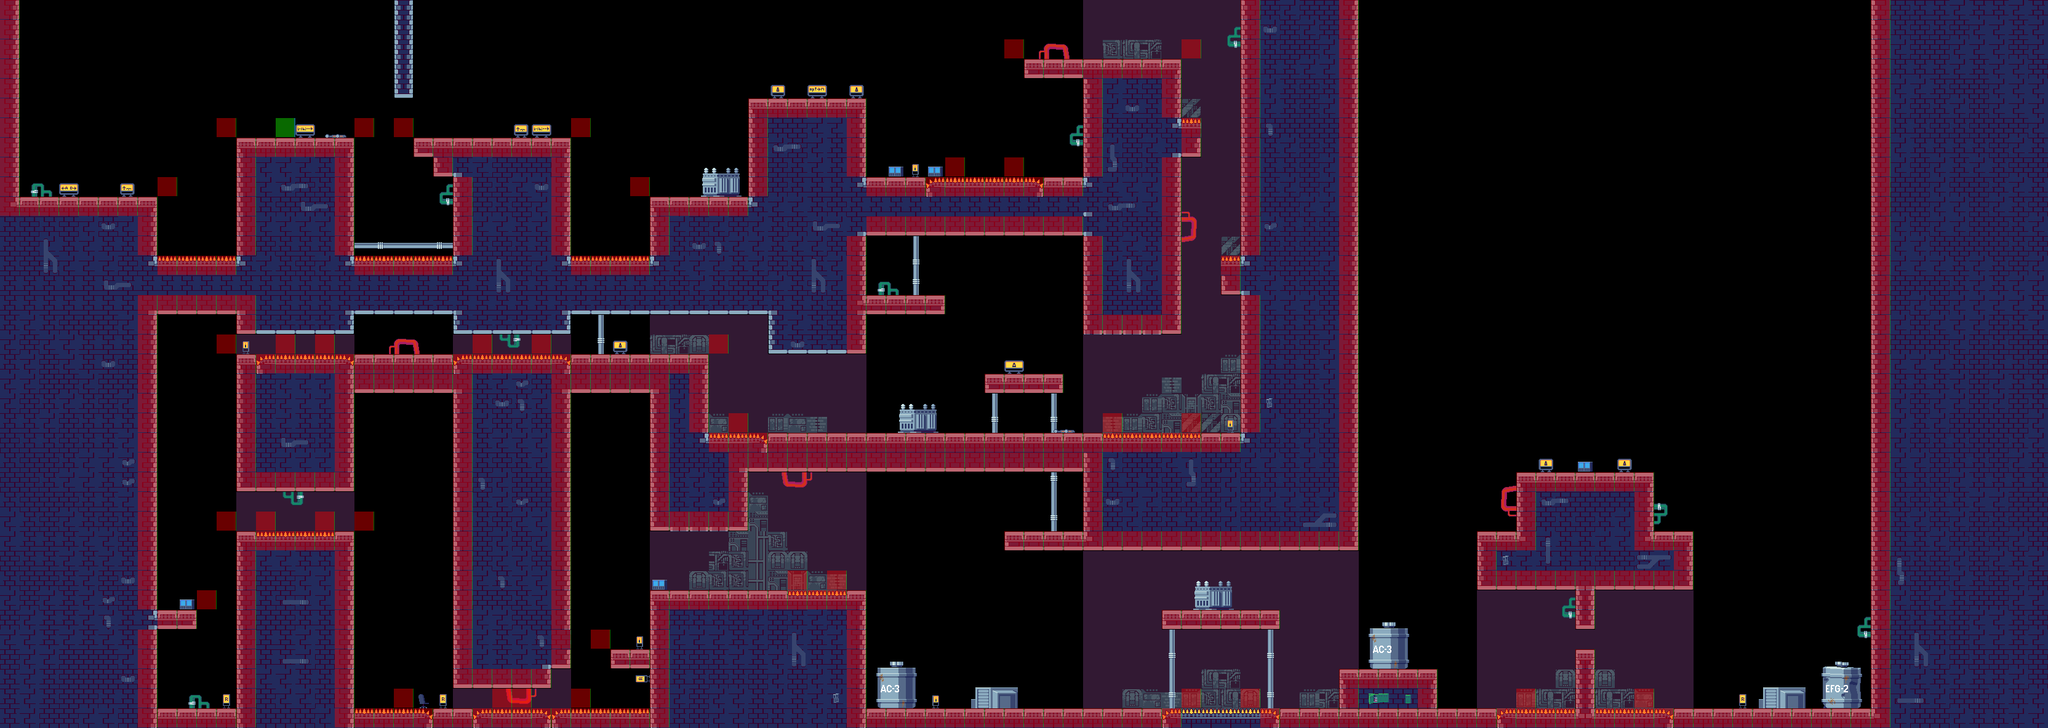

Rendered tile map (Tiled .tmx) drawn with the repository's tilesets; below, a short description and the map source with its tile grids summarised:
An orthogonal 104x37 tile map with 32x32 px tiles, 4 tile layers (bg, MainMap, Decorations, Navigation), 2 tilesets and 125 objects.

<map version="1.10" tiledversion="1.10.1" orientation="orthogonal" renderorder="right-down" width="104" height="37" tilewidth="32" tileheight="32" infinite="0" nextlayerid="14" nextobjectid="351">
 <editorsettings>
  <export target="Map.xml" format="tmx" />
 </editorsettings>
 <tileset firstgid="1" name="City night" tilewidth="32" tileheight="32" tilecount="144" columns="16">
  <image source="1 Tiles/Tileset.png" width="512" height="288" />
 </tileset>
 <tileset firstgid="145" source="MapMetadata.tsx" />
 <objectgroup id="8" name="Collisions" visible="0">
  <properties>
   <property name="Collisions" type="bool" value="true" />
   <property name="Draw" type="bool" value="false" />
  </properties>
  <object id="37" x="32.8182" y="320" width="213.404" />
  <object id="38" x="390.728" y="224" width="180.397" />
  <object id="39" x="676.969" y="224" width="244.485" />
  <object id="40" x="1061.31" y="320" width="154.693" />
  <object id="41" x="1224.72" y="160" width="174.091" />
  <object id="42" x="1408" y="288" width="128" />
  <object id="43" x="1408" y="480" width="120.091" />
  <object id="44" x="1216" y="704" width="574.497" />
  <object id="45" x="1638.63" y="864" width="121.375" />
  <object id="46" x="1378.5" y="960" width="25.5739" />
  <object id="52" x="1895.82" y="992" width="177.454" />
  <object id="53" x="1427.18" y="1085" width="59.1591" />
  <object id="54" x="1587.13" y="1117" width="64.125" />
  <object id="55" x="1579.38" y="1136" width="4.375" />
  <object id="57" x="2858.19" y="1136" width="5.8125" />
  <object id="58" x="2867.18" y="1117" width="63.6875" />
  <object id="60" x="2965.88" y="1084.25" width="54.4375" />
  <object id="61" x="2405.68" y="864" width="58.3182" />
  <object id="62" x="2469.63" y="768" width="212.375" />
  <object id="63" x="2688" y="864" width="58.5" />
  <object id="196" x="1673.33" y="96" width="240.67" />
  <object id="201" x="2181.78" y="1088" width="145.284" />
  <object id="202" x="2229.82" y="1021.45" width="55.2727" />
  <object id="222" x="256" y="1152" width="128" height="32" />
  <object id="255" x="672" y="1152" width="128" height="32" />
  <object id="256" x="864" y="1152" width="64" height="32" />
  <object id="257" x="996.909" y="1056" width="54.6364" height="0.181818" />
  <object id="258" x="1063" y="960" width="217" />
  <object id="259" x="1400.38" y="960" width="4.375" />
  <object id="260" x="388.5" y="864" width="27.5" />
  <object id="261" x="544" y="864" width="26.5" />
  <object id="264" x="1408" y="1152" width="512" height="32" />
  <object id="265" x="2048" y="1152" width="416" height="32" />
  <object id="266" x="2688" y="1152" width="352" height="32" />
  <object id="269" x="2562.73" y="1056" width="26.0909" />
  <object id="270" x="1952" y="704" width="64" />
  <object id="342" x="1664" y="288" width="96" />
  <object id="343" x="1605.64" y="608" width="116.364" />
  <object id="344" x="896" y="576" width="247.333" />
  <object id="345" x="544" y="576" width="224" />
  <object id="346" x="391" y="576" width="57" />
  <object id="348" x="256" y="992" width="59.25" />
 </objectgroup>
 <objectgroup id="10" name="Walls" visible="0">
  <properties>
   <property name="Walls" type="bool" value="true" />
  </properties>
  <object id="282" x="0" y="0" width="32" height="1184" />
  <object id="283" x="32" y="320" width="224" height="864" />
  <object id="284" x="256" y="448" width="128" height="64" />
  <object id="285" x="384" y="224" width="192" height="320" />
  <object id="286" x="384" y="576" width="64" height="224" />
  <object id="287" x="544" y="576" width="32" height="224" />
  <object id="288" x="448" y="608" width="96" height="192" />
  <object id="289" x="384" y="864" width="32" height="320" />
  <object id="290" x="544" y="864" width="32" height="320" />
  <object id="291" x="416" y="896" width="128" height="288" />
  <object id="292" x="640" y="0" width="32" height="159.667" />
  <object id="293" x="576" y="448" width="160" height="64" />
  <object id="294" x="576" y="576" width="160" height="64" />
  <object id="295" x="672" y="224" width="32" height="32" />
  <object id="296" x="704" y="224" width="32" height="64" />
  <object id="297" x="736" y="224" width="192" height="320" />
  <object id="298" x="736" y="576" width="32" height="544" />
  <object id="299" x="768" y="608" width="128" height="512" />
  <object id="300" x="896" y="576" width="32" height="512" />
  <object id="301" x="928" y="576" width="128" height="64" />
  <object id="302" x="928" y="448" width="128" height="64" />
  <object id="303" x="1056" y="320" width="160" height="192" />
  <object id="304" x="1216" y="160" width="192" height="352" />
  <object id="305" x="1248" y="512" width="160" height="64" />
  <object id="306" x="1056" y="576" width="96" height="288" />
  <object id="307" x="1152" y="736" width="64" height="128" />
  <object id="308" x="1216" y="704" width="544" height="64" />
  <object id="309" x="992" y="1056" width="64" height="32" />
  <object id="310" x="1056" y="960" width="224" height="224" />
  <object id="311" x="1280" y="992" width="96" height="192" />
  <object id="312" x="1376" y="960" width="32" height="224" />
  <object id="313" x="1408" y="480" width="128" height="32" />
  <object id="314" x="1408" y="288" width="128" height="96" />
  <object id="315" x="1536" y="320" width="128" height="64" />
  <object id="316" x="1664" y="288" width="96" height="96" />
  <object id="317" x="1664" y="96" width="96" height="32" />
  <object id="318" x="1760" y="96" width="160" height="448" />
  <object id="319" x="1920" y="224" width="32" height="32" />
  <object id="320" x="1984" y="448" width="32" height="32" />
  <object id="321" x="2016" y="0" width="192" height="896" />
  <object id="322" x="1952" y="704" width="64" height="192" />
  <object id="323" x="1792" y="736" width="160" height="160" />
  <object id="324" x="1760" y="704" width="32" height="192" />
  <object id="325" x="1632" y="864" width="128" height="32" />
  <object id="326" x="1425.33" y="1085.33" width="62.6667" height="66.6667" />
  <object id="327" x="1584.67" y="1117.33" width="69.3333" height="33.3333" />
  <object id="328" x="1577.33" y="1138" width="8" height="12.6667" />
  <object id="329" x="1888" y="992" width="192" height="32" />
  <object id="330" x="2176" y="1088" width="160" height="64" />
  <object id="331" x="2226" y="1021" width="62" height="66" />
  <object id="332" x="2400" y="864" width="64" height="96" />
  <object id="333" x="2464" y="768" width="224" height="192" />
  <object id="334" x="2688" y="864" width="64" height="96" />
  <object id="335" x="2560" y="960" width="32" height="64" />
  <object id="336" x="2560" y="1056" width="32" height="96" />
  <object id="337" x="2857.5" y="1136.5" width="8" height="15.5" />
  </objectgroup>
 <objectgroup id="11" name="Deadly" visible="0">
  <properties>
   <property name="Deadly" type="bool" value="true" />
  </properties>
  <!-- 20 objects omitted --></objectgroup>
 <layer id="5" name="bg" width="104" height="37">
  <properties>
   <property name="Draw" type="bool" value="true" />
  </properties>
  <data>[3848 cells, 575 non-empty, 18 distinct tile ids]</data>
 </layer>
 <layer id="6" name="MainMap" width="104" height="37">
  <properties>
   <property name="Draw" type="bool" value="true" />
  </properties>
  <data>[3848 cells, 1735 non-empty, 58 distinct tile ids]</data>
 </layer>
 <layer id="7" name="Decorations" width="104" height="37">
  <properties>
   <property name="Draw" type="bool" value="true" />
  </properties>
  <data>[3848 cells, 281 non-empty, 77 distinct tile ids]</data>
 </layer>
 <layer id="12" name="Navigation" width="104" height="37">
  <properties>
   <property name="Draw" type="bool" value="false" />
   <property name="Navigation" type="bool" value="true" />
  </properties>
  <data>[3848 cells, 639 non-empty, 2 distinct tile ids]</data>
 </layer>
</map>
<!-- 27 of 125 objects omitted -->